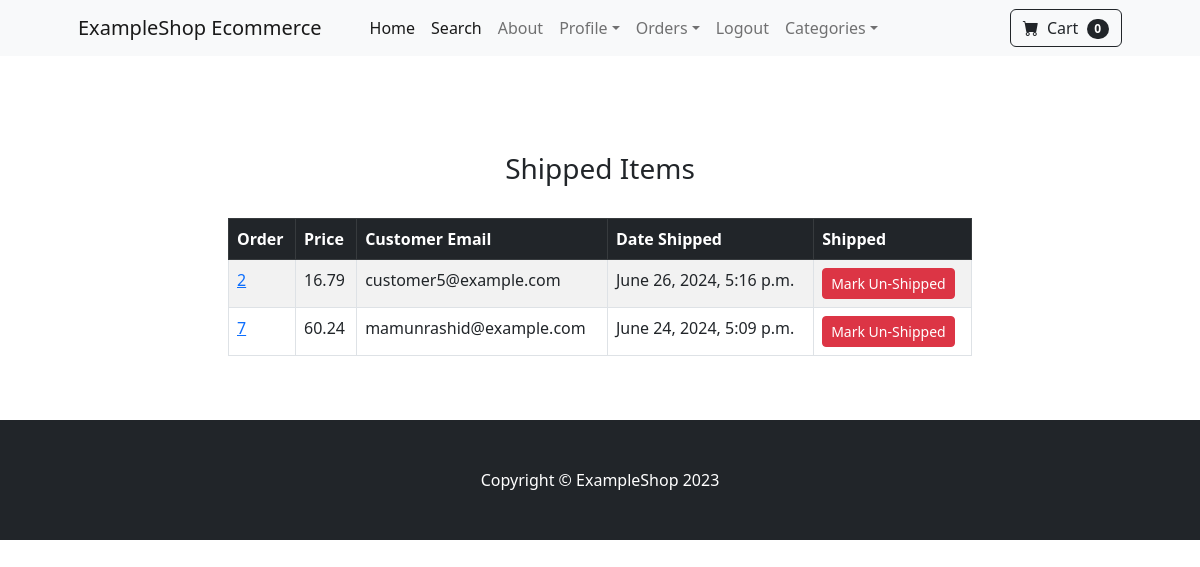
The page /payment/shipped_dash (signed in) on the database its author committed.
### payment/models.py (models this page shows, shortened)
class Order(models.Model):
    user = models.ForeignKey(User, on_delete=models.CASCADE, null=True, blank=True)
    full_name = models.CharField(max_length=250)
    email = models.EmailField(max_length=250)
    shipping_address = models.TextField(max_length=15000)
    amount_paid = models.DecimalField(max_digits=10, decimal_places=2)
    date_ordered = models.DateTimeField(auto_now_add=True)
    shipped = models.BooleanField(default=False)
    date_shipped = models.DateTimeField(blank=True, null=True)

### payment/views.py (the view, shortened to what this page needs)
# urls.py: path('shipped_dash', views.shipped_dash, name='shipped_dash'),
def shipped_dash(request):
    if request.user.is_authenticated and request.user.is_superuser:
        orders = Order.objects.filter(shipped=True)
        return render(request, 'payment/shipped_dash.html', {"orders":orders})
    else:
        messages.success(request, "Access Denied!")
        return redirect('home')

### cart/cart.py (called while the page is built)
    def __len__(self):
        return len(self.cart)

### cart/context_processors.py (called while the page is built)
def cart(request):
    return {'cart': Cart(request)}

### payment/templates/payment/shipped_dash.html (shortened to what this page needs)
{% extends "base.html" %}
{% block content %}
<div class="container">
    <div class="row">
        <center>
            <div class="col-8">
                <br><br>
                <h3>Shipped Items</h3>
                <br>
                    <table class="table table-striped table-hover table-bordered">
                        <thead class="table-dark">
                          <tr>
                            <th scope="col">Order</th>
                            <th scope="col">Price</th>
                            <th scope="col">Customer Email</th>
                            <th scope="col">Date Shipped</th>
                            <th scope="col">Shipped</th>
                          </tr>
                        </thead>
                        <tbody>
                            {% for item in orders %}
                          <tr>
                            <td><a href="{% url 'orders' item.id %}">{{ item.id }}</a></td>
                            <td>{{ item.amount_paid }}</td>
                            <td>{{ item.email }}</td>
                            <td>{{ item.date_shipped }}</td>
                            <td>
                              <form method="POST">
                                <button type="submit" class="btn btn-danger btn-sm">Mark Un-Shipped</button>
                              </form>
                            </td>
                          </tr>
                            {% endfor %}
                        </tbody>
                      </table>
                <br><br>
            </div>
        </center>
    </div>
</div>
{% endblock %}

### rows shown on the page
Order: id "2", amount_paid "16.79", email "customer5@example.com", date_shipped "June 26, 2024, 5:16 p.m."
Order: id "7", amount_paid "60.24", email "mamunrashid@example.com", date_shipped "June 24, 2024, 5:09 p.m."

### other values the page prints
{{ cart|length }} "0"
